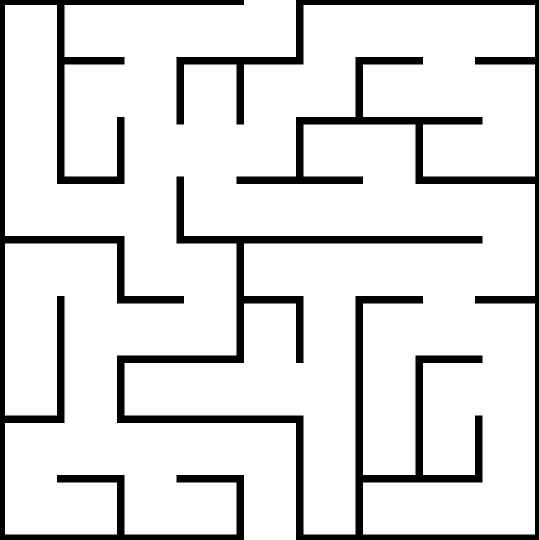
#> input picture sample/maze_extract/maze_tem.png, 1077 x 1079 px (shown at 1/2 size)
$ python generate_test_img.py
#> lines starting #> are read from the running program, lines starting #| are printed output that depends on the picture; after the words box and inside, x2 and y2 are one past the last pixel; in counts of white or black regions, pixels touching at a corner belong together

import cv2
import numpy as np


def convert_to_mdf_maze(input_img_path="maze_tem.png", output_path="test_maze.jpg"):
#> called with input_img_path = 'maze_tem.png', output_path = 'test_maze.jpg'
    print(f"🎨 正在讀取網站迷宮 {input_img_path} 並進行木板化...")

    maze_img = cv2.imread(input_img_path, cv2.IMREAD_GRAYSCALE)
#> maze_img: shape (1079, 1077); 86.9% white; 2 black regions, box (x1, y1, x2, y2) and area: (234, 0, 1077, 1079) 101293, (0, 0, 488, 1079) 50815
    if maze_img is None:
        print(f"❌ 找不到圖片 {input_img_path}")
        return

    _, thresh = cv2.threshold(maze_img, 127, 255, cv2.THRESH_BINARY_INV)
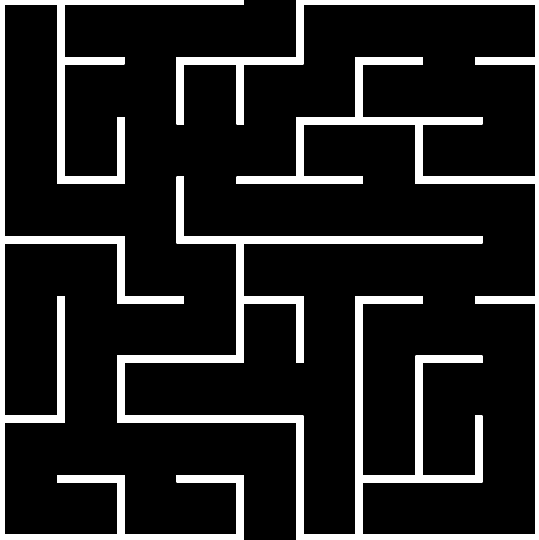
#> thresh: shape (1079, 1077) (shown at 1/2 size); 13.1% white; 2 white regions, box (x1, y1, x2, y2) and area: (234, 0, 1077, 1079) 101293, (0, 0, 488, 1079) 50815

    width, height = 800, 800
    base_color = (140, 180, 210)
    mdf = np.full((height, width, 3), base_color, dtype=np.uint8)

    noise = np.random.randint(-20, 20, (height, width, 3), dtype=np.int16)
    mdf = np.clip(mdf + noise, 0, 255).astype(np.uint8)

    pad = 120
    maze_roi_size = width - 2*pad
    resized_maze = cv2.resize(thresh, (maze_roi_size, maze_roi_size), interpolation=cv2.INTER_NEAREST)
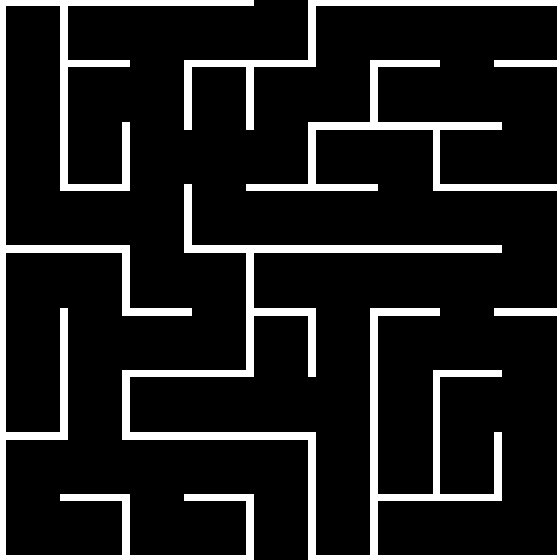
#> resized_maze: shape (560, 560); 13.1% white; 2 white regions, box (x1, y1, x2, y2) and area: (122, 0, 560, 560) 26738, (0, 0, 254, 560) 14256

    wall_color = (30, 30, 30)
    roi = mdf[pad:height-pad, pad:width-pad]
    roi[resized_maze == 255] = wall_color
    mdf[pad:height-pad, pad:width-pad] = roi

    # ==========================================
    # 【更新邏輯】：4 個紅色定位點正中心精準對齊頂點
    # ==========================================
    red_color = (180, 220, 0)
    marker_radius = 15 # 半徑 25 小於單一網格的大小 (70)，因此紅點不會跨界干擾到通道

    # 直接畫在 (pad, pad) 也就是迷宮框線的正角落！
    cv2.circle(mdf, (pad, pad), marker_radius, red_color, -1)
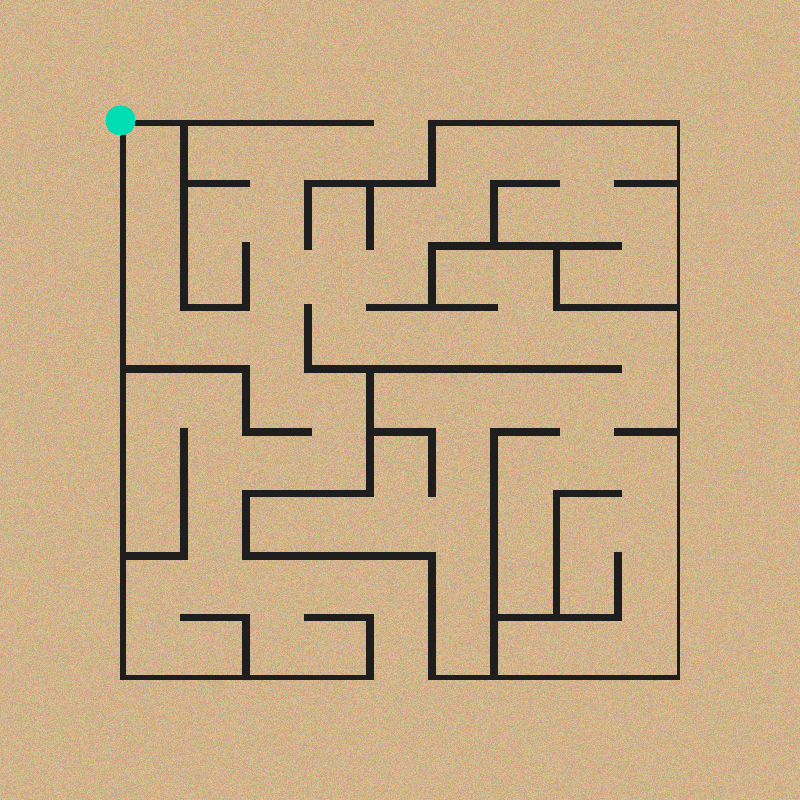
#> mdf: shape (800, 800, 3); mean of channels 0, 1, 2 132.6, 170, 197.8; drawn as B, G, R
    cv2.circle(mdf, (width - pad, pad), marker_radius, red_color, -1)
    cv2.circle(mdf, (width - pad, height - pad), marker_radius, red_color, -1)
    cv2.circle(mdf, (pad, height - pad), marker_radius, red_color, -1)
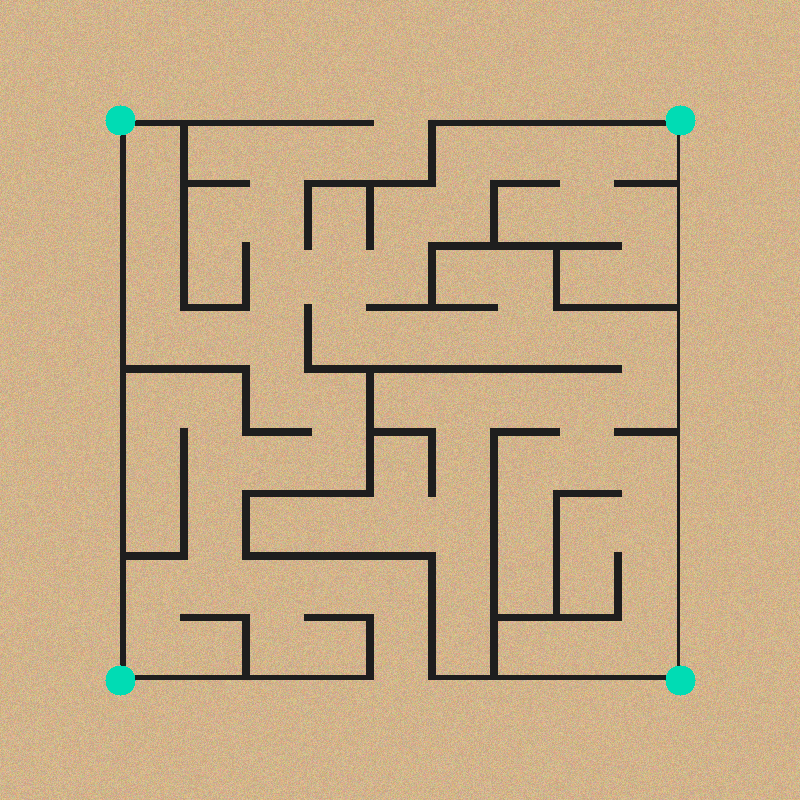
#> mdf: shape (800, 800, 3); mean of channels 0, 1, 2 132.8, 170.2, 197.2; drawn as B, G, R

    # 透視變形與輸出 (保持不變)
    final_canvas = np.full((1000, 1000, 3), (220, 220, 220), dtype=np.uint8)
    pts_original = np.float32([[0, 0], [width, 0], [width, height], [0, height]])
    pts_warped = np.float32([[150, 100], [900, 180], [850, 900], [100, 850]])

    M = cv2.getPerspectiveTransform(pts_original, pts_warped)
    warped_maze = cv2.warpPerspective(mdf, M, (1000, 1000), borderMode=cv2.BORDER_TRANSPARENT)
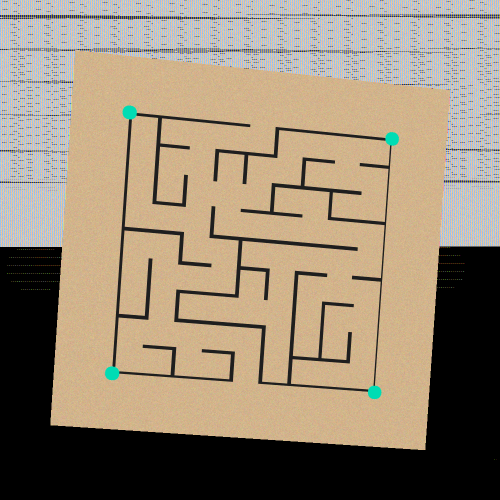
#> warped_maze: shape (1000, 1000, 3) (shown at 1/2 size); mean of channels 0, 1, 2 116.3, 137, 152; drawn as B, G, R

    mask = np.any(warped_maze > 0, axis=-1)
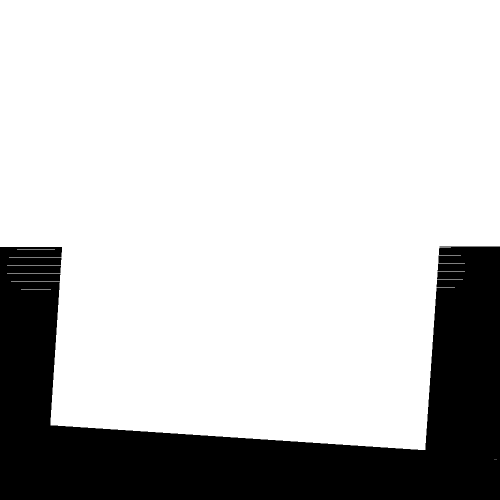
#> mask: shape (1000, 1000) bool (shown at 1/2 size); 78.2% white; 1 black region, box (x1, y1, x2, y2) and area: (0, 493, 1000, 1000) 217695
    final_canvas[mask] = warped_maze[mask]
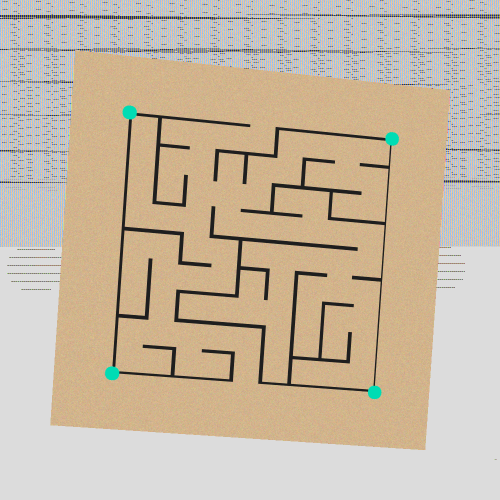
#> final_canvas: shape (1000, 1000, 3) (shown at 1/2 size); mean of channels 0, 1, 2 164.2, 184.9, 199.9; drawn as B, G, R

    cv2.imwrite(output_path, final_canvas)
    print(f"✅ 成功生成精準對齊版測試圖：{output_path}")

if __name__ == "__main__":
    convert_to_mdf_maze()
